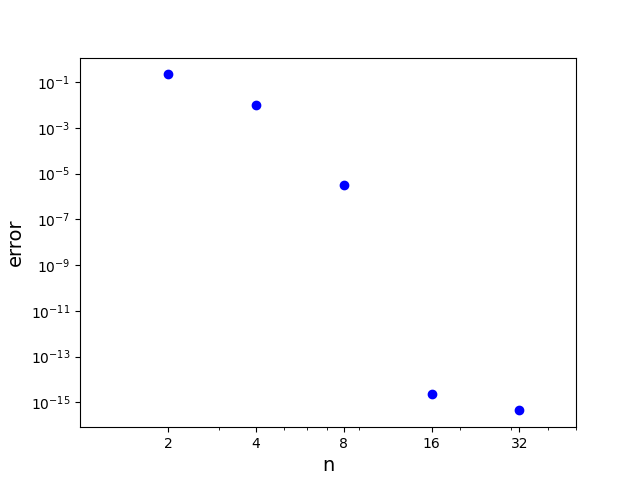

Python code for this plot:
import math
import matplotlib.pyplot as plt

#read the n values to be calculated
f1=open('midb_input.txt','r')
ns=f1.readline()
nsf=[float(x) for x in ns.split(' ')]
ns=[round(x) for x in nsf]
f1.close()

# prepare output file
f2=open('mid109b.txt','w')
f2.write('# n        Sn     error\n')

for n in ns:
  if n>=0:
    # calculate Sn
    Sn=0
    for j in range(n+1):
      Sn = Sn +1/math.factorial(j)
    
    # Output result for each n
    f2.write('%3i%10f%10.2e\n' %(n,Sn,abs(Sn-math.exp(1))))
    # Plot results for each n
    plt.plot(n,abs(Sn-math.exp(1)),'bo')

f2.close()

# figure settings
plt.xscale('log')
plt.yscale('log')
plt.xticks([2,4,8,16,32],['2','4','8','16','32'])
plt.xlim([1,50])
plt.xlabel('n',fontsize=14)
plt.ylabel('error',fontsize=14)
plt.savefig('mid109b.png')
plt.show()